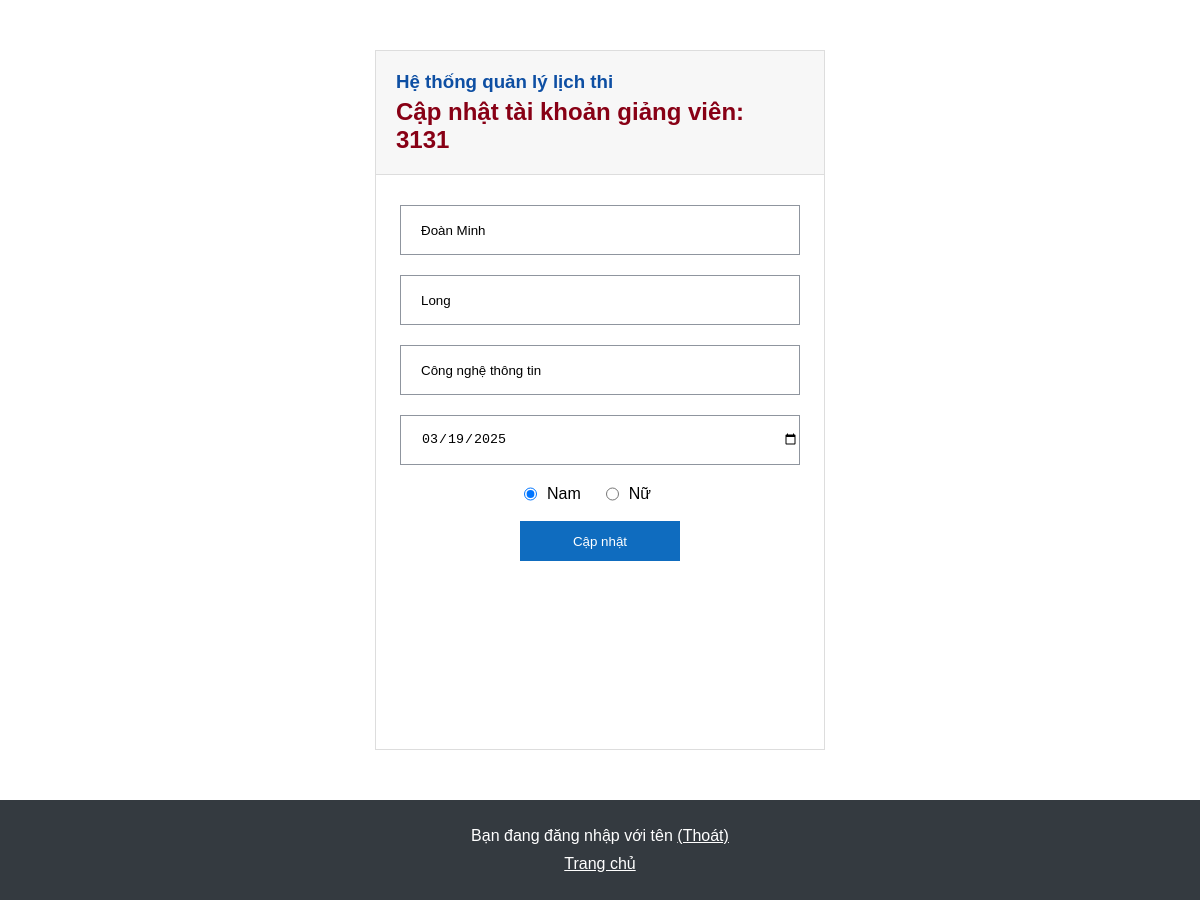
Screenshot of /web_manage_schedule_exam/admin/update_teacher.php?mgv=3131 with the database file from the repository.
### tables this page shows
CREATE TABLE `giangvien` (
  `mgv` int(10) NOT NULL,
  `ho_dem` varchar(50) NOT NULL,
  `ten` varchar(50) NOT NULL,
  `khoa` varchar(100) NOT NULL,
  `ngay_sinh` date NOT NULL,
  `gioi_tinh` varchar(10) NOT NULL
);

### web_manage_schedule_exam/admin/update_teacher.php (the view, shortened to what this page needs)
<?php
    include('config.php');
    if (isset($_GET['mgv'])) {
        $mgv = $_GET['mgv'];
    }
    $sql_giang_vien = "SELECT * FROM giangvien WHERE mgv = '$mgv'";
    $result_giang_vien = $conn->query($sql_giang_vien);
    if ($result_giang_vien->num_rows > 0) {
        while($row = $result_giang_vien->fetch_assoc()) {
            $ho_dem = $row["ho_dem"];
            $ten = $row["ten"];
            $khoa = $row["khoa"];
            $ngay_sinh = $row["ngay_sinh"];
        }
    }
?>
<!DOCTYPE html>
<html lang="vi">
<head>
    <link rel="stylesheet" href="https://cdnjs.cloudflare.com/ajax/libs/font-awesome/6.4.2/css/all.min.css" />
    <link rel="stylesheet" href="manage_add.css">
</head>
<body>
    <div class="container-add">
        <div class="add-logo">
            <h3>Hệ thống quản lý lịch thi</h3>
            <h2>Cập nhật tài khoản giảng viên: <?php echo $mgv; ?></h2>
        </div>
        <form action="" class="add-form" method="post">
            <div class="input-form">
                <input type="text" id="ho_dem" name="ho_dem" placeholder="Họ đệm" class="name" required value = "<?php echo $ho_dem; ?>">
                <input type="text" id="ten" name="ten" placeholder="Tên" class="name" required value = "<?php echo $ten; ?>">
                <input type="text" id="khoa" name="khoa" placeholder="Khoa" required value = "<?php echo $khoa; ?>">
                <input type="date" id="ngay_sinh" name="ngay_sinh" value = "<?php echo $ngay_sinh; ?>">
            </div>
            <div class="gender">
                <?php
                    $sql_giang_vien = "SELECT * FROM giangvien WHERE mgv = '$mgv'";
                    $result_giang_vien = $conn->query($sql_giang_vien);
                    $pass_giang_vien = $result_giang_vien->fetch_assoc();
                    echo '<input type="radio" id="male" name="gioi_tinh" value="Nam"';
                    if ($pass_giang_vien['gioi_tinh'] ==  "Nam") {
                        echo ' checked';
                    }
                    echo '>';
                    echo '<label for="male" >Nam</label>';
                    echo '<input type="radio" id="female" name="gioi_tinh" value="Nữ"';
                    if ($pass_giang_vien['gioi_tinh'] ==  "Nữ") {
                        echo ' checked';
                    }
                    echo '>';
                    echo '<label for="female">Nữ</label><br>';
                ?>
            </div>
            <br>
            <button type="submit">Cập nhật</button>
        </form>
    </div>
    <?php include('footer.php'); ?>
</body>
</html>

### web_manage_schedule_exam/admin/manage_add.css (style rules this page uses)
* { margin: 0; padding: 0; box-sizing: border-box; }
html, body { display: flex; flex-direction: column; min-height: 100vh; font-family: Arial, sans-serif; }
.container-add { width: 450px; height: 700px; margin: 50px auto; background-color: white; border: 1px solid #dddddd; }
.container-add .add-logo { border-bottom: 1px solid #dddddd; padding: 20px; background-color: #F7F7F7; }
.container-add .add-logo h3 { color: #0E4FA3; }
.container-add .add-logo h2 { padding-top:5px; color: #880015; }
.container-add .add-form { width: 400px; margin: 10px auto; }
.container-add .add-form .input-form input { width: 400px; height: 50px; margin-top: 20px; padding-left: 20px; border: 1px solid #8F959E; }
.container-add .add-form .gender { display: flex; justify-content: center; gap: 10px; margin-top: 20px; }
.container-add .add-form .gender input { margin: 0; width: auto; }
.container-add .add-form .gender label { margin-right: 15px; cursor: pointer; }
.container-add .add-form button { display: flex; margin: auto; width: 160px; height: 40px; justify-content: center; align-items: center; background-color: #0F6CBF; color: #fff; text-decoration: none; border: 2px solid #0F6CBF; cursor: pointer; }

### rows the page displays
giangvien: ho_dem "Đoàn Minh", ten "Long", khoa "Công nghệ thông tin", ngay_sinh "03/19/2025", gioi_tinh "☑ Nam", gioi_tinh "☐ Nữ"

### other values shown
$mgv "3131"
